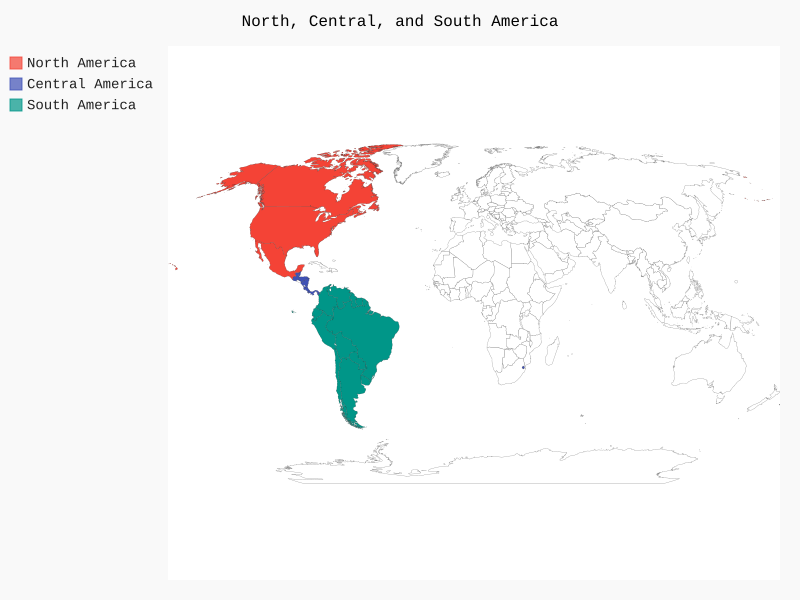

Python code for this plot:
import pygal.maps.world

wm = pygal.maps.world.World()
wm.title = 'North, Central, and South America'

wm.add('North America', ['ca', 'mx', 'us'])
wm.add('Central America', ['bz', 'cr', 'gt', 'hn', 'ni', 'pa', 'sz'])
wm.add('South America', ['ar', 'bo', 'br', 'cl', 'co', 'ec', 'gf', 'gy', 'pe', 'py', 'sr', 'uy', 've'])

wm.render_to_file('americas.svg')
